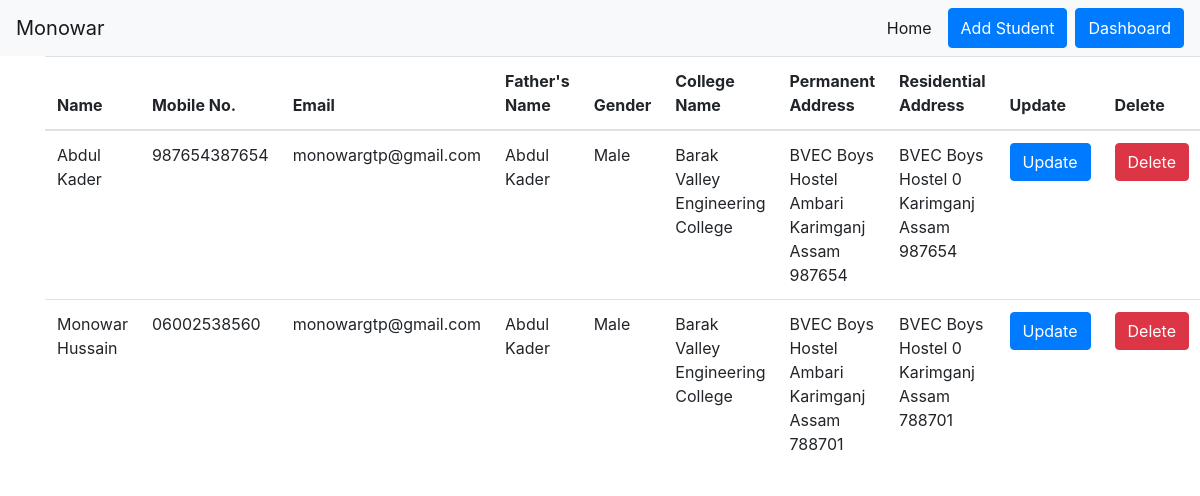
The page / on the database its author committed.
### tables this page shows
CREATE TABLE `studentlist` (
  `id` int(20) NOT NULL,
  `firstname` varchar(100) NOT NULL,
  `lastname` varchar(100) NOT NULL,
  `mobile` varchar(100) NOT NULL,
  `email` varchar(100) NOT NULL,
  `fathername` varchar(100) NOT NULL,
  `gender` varchar(100) NOT NULL,
  `collegename` varchar(100) NOT NULL,
  `paddress` varchar(100) NOT NULL,
  `ppostoffice` varchar(100) NOT NULL,
  `pdistrict` varchar(100) NOT NULL,
  `pstate` varchar(100) NOT NULL,
  `ppin` varchar(100) NOT NULL,
  `raddress` varchar(100) NOT NULL,
  `rpostoffice` int(100) NOT NULL,
  `rdistrict` varchar(100) NOT NULL,
  `rstate` varchar(100) NOT NULL,
  `rpin` varchar(100) NOT NULL
);

### index.php (the view, shortened to what this page needs)
<?php
include 'header.php';
include 'connect.php';
?>
</head>
<body>
<div class="container">
<table class="table mt-8">
  <thead>
    <tr>
      <th scope="col">Name</th>
      <th scope="col">Mobile No.</th>
      <th scope="col">Email</th>
      <th scope="col">Father's Name</th>
      <th scope="col">Gender</th>
      <th scope="col">College Name</th>
      <th scope="col">Permanent Address</th>
      <th scope="col">Residential Address</th>
      <th scope="col">Update</th>
      <th scope="col">Delete</th>
    </tr>
  </thead>
  <tbody>
  <?php
  $sql = "SELECT * FROM studentlist ";
  $result = mysqli_query($conn,$sql);
      while($row=mysqli_fetch_array($result)){
?>
  <tr>
  <td><?php echo $row['firstname']." ".$row['lastname']; ?></td>
  <td><?php echo $row['mobile']; ?></td>
  <td><?php echo $row['email']; ?></td>
  <td><?php echo $row['fathername']; ?></td>
  <td><?php echo $row['gender']; ?></td>
  <td><?php echo $row['collegename']; ?></td>
  <td><?php echo $row['paddress']." ".$row['ppostoffice']." ".$row['pdistrict']." ".$row['pstate']." ".$row['ppin']; ?></td>
  <td><?php echo $row['raddress']." ".$row['rpostoffice']." ".$row['rdistrict']." ".$row['rstate']." ".$row['rpin']; ?></td>
  <td><button type="button" class="btn btn-primary "><a href="update.php?id=<?php echo $row['id'];?>" class="text-white">Update</a></button></td>
  <td><button type="button" class="btn btn-danger"><a href="delete.php?id=<?php echo $row['id'];?>" class="text-white" >Delete</a></button></td>
</tr>
<?php
      }
?>
  </tbody>
</table>
</div>
</body>
</html>

### header.php (shortened to what this page needs)
<!DOCTYPE html>
<html>
<head>
	<link rel="stylesheet" href="https://cdn.jsdelivr.net/npm/bootstrap@4.5.3/dist/css/bootstrap.min.css">
    <nav class="navbar navbar-expand bg-light navbar-light navbar-fixed-top ">
  <a class="navbar-brand" href="index.php">Monowar</a>
  <ul class="navbar-nav ml-auto mt-2 mt-lg-0">
      <li class="nav-item active"><a class="nav-link" href="index.php">Home</a></li>
      <button type="button" class="btn btn-primary mx-2" onclick="window.location.href='add.php';">Add Student</button>
      <button type="button" class="btn btn-primary" onclick="window.location.href='index.php';">Dashboard</button>
 </ul>
</nav>

### rows shown on the page
studentlist: firstname "Abdul", lastname "Kader", mobile "987654387654", email "monowargtp@gmail.com", fathername "Abdul Kader", gender "Male", collegename "Barak Valley Engineering College", paddress "BVEC Boys Hostel", ppostoffice "Ambari", pdistrict "Karimganj", pstate "Assam", ppin "987654", raddress "BVEC Boys Hostel", rpostoffice "0", rdistrict "Karimganj", rstate "Assam", rpin "987654"
studentlist: firstname "Monowar", lastname "Hussain", mobile "06002538560", email "monowargtp@gmail.com", fathername "Abdul Kader", gender "Male", collegename "Barak Valley Engineering College", paddress "BVEC Boys Hostel", ppostoffice "Ambari", pdistrict "Karimganj", pstate "Assam", ppin "788701", raddress "BVEC Boys Hostel", rpostoffice "0", rdistrict "Karimganj", rstate "Assam", rpin "788701"
